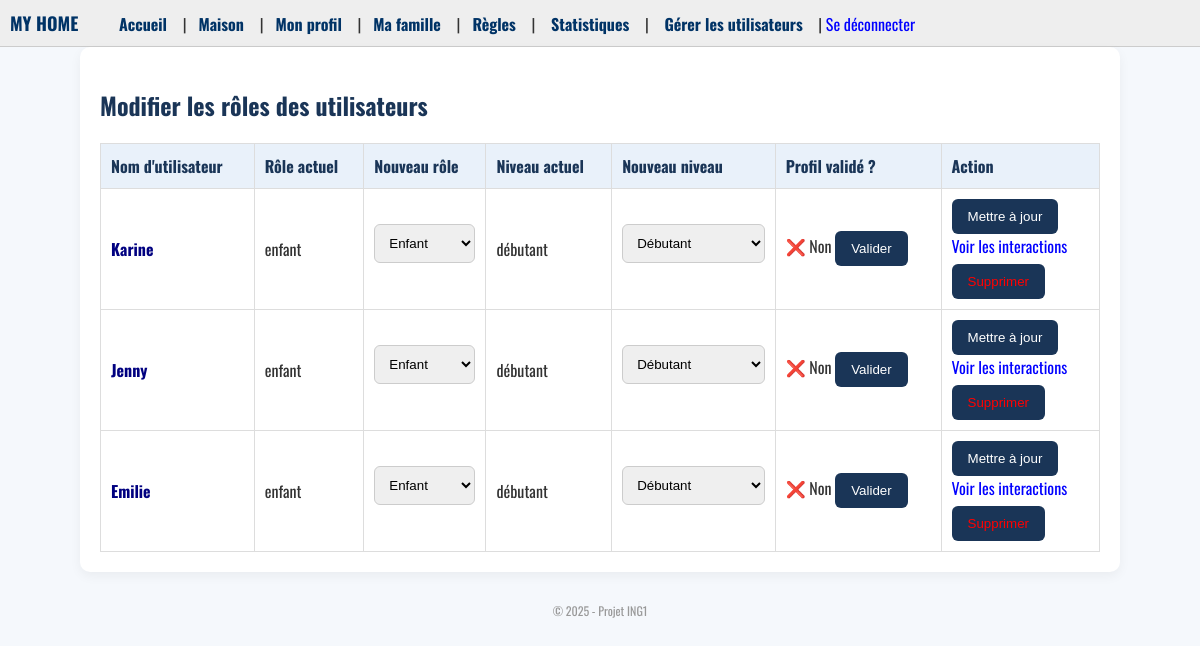
Page /utilisateurs/ (signed in) on the earlier database version.
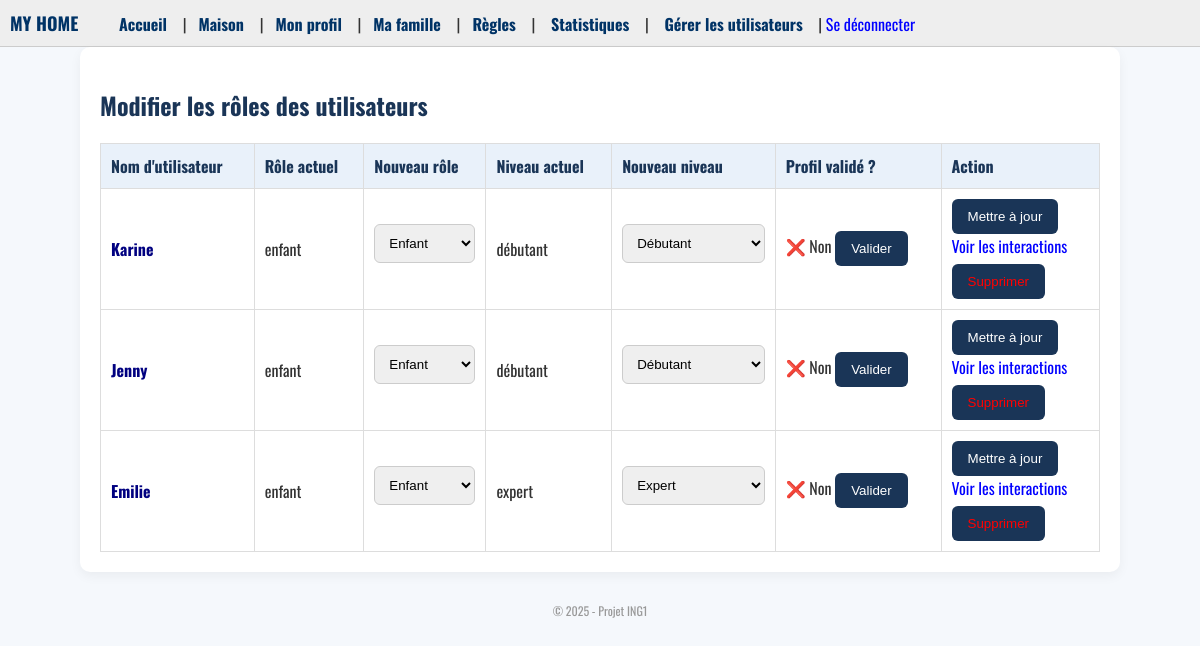
Same page on the later database version.
### users/models.py (models this page shows, shortened)
class User(AbstractUser):
    age = models.IntegerField(null=True, blank=True)
    birth_date = models.DateField(null=True, blank=True)
    type_membre = models.CharField(max_length=50, null=True, blank=True)
    niveau = models.CharField(max_length=15, default="débutant")
    points = models.FloatField(default=0.0)
    photo = models.ImageField(upload_to='photos_profil/', null=True, blank=True)  #
    est_valide = models.BooleanField(default=False)

### users/views.py (the view, shortened to what this page needs)
# urls.py: path('utilisateurs/', views.liste_utilisateurs, name='liste_utilisateurs'),
@login_required
def liste_utilisateurs(request):
    if request.user.niveau != "expert":
        return HttpResponseForbidden("Accès réservé aux experts.")
    utilisateurs = User.objects.exclude(id=request.user.id)
    return render(request, 'liste_utilisateurs.html', {'utilisateurs': utilisateurs})

### templates/liste_utilisateurs.html (shortened to what this page needs)
{% extends 'base.html' %}
{% block content %}
<h2>Modifier les rôles des utilisateurs</h2>
<table border="1" cellpadding="8" cellspacing="0">
  <tr>
    <th>Nom d'utilisateur</th>
    <th>Rôle actuel</th>
    <th>Nouveau rôle</th>
    <th>Niveau actuel</th>
    <th>Nouveau niveau</th>
    <th>Profil validé ?</th>
    <th>Action</th>
  </tr>
  {% for utilisateur in utilisateurs %}
    <form method="post">
      <tr>
        <td>
          <a href="{% url 'fiche_utilisateur' utilisateur.id %}" style="font-weight: bold; color: navy;">
            {{ utilisateur.username }}
          </a>
        </td>
        <td>{{ utilisateur.type_membre }}</td>
        <td>
          <select name="type_membre">
            <option value="enfant" {% if utilisateur.type_membre == 'enfant' %}selected{% endif %}>Enfant</option>
          </select>
        </td>
        <td>{{ utilisateur.niveau }}</td>
        <td>
          <select name="niveau">
            <option value="débutant" {% if utilisateur.niveau == 'débutant' %}selected{% endif %}>Débutant</option>
            <option value="expert" {% if utilisateur.niveau == 'expert' %}selected{% endif %}>Expert</option>
          </select>
        </td>
        <td>
          {% if utilisateur.est_valide %}
            ✅ Oui
          {% else %}
            ❌ Non
            <button type="submit" name="valider">Valider</button>
          {% endif %}
        </td>
        <td>
          <button type="submit" name="modifier">Mettre à jour</button><br>
          <a href="{% url 'voir_interactions_utilisateur' utilisateur.id %}" style="color: blue;">Voir les interactions</a><br>
          <button type="submit" name="supprimer" style="margin-top: 6px; color: red;" onclick="return confirm('Supprimer cet utilisateur ?')">Supprimer</button>
        </td>
      </tr>
    </form>
  {% endfor %}
</table>
{% endblock %}

Differences in the rows shown:
changed User "Emilie": niveau "débutant" → "expert"; niveau "Débutant" → "Expert"
